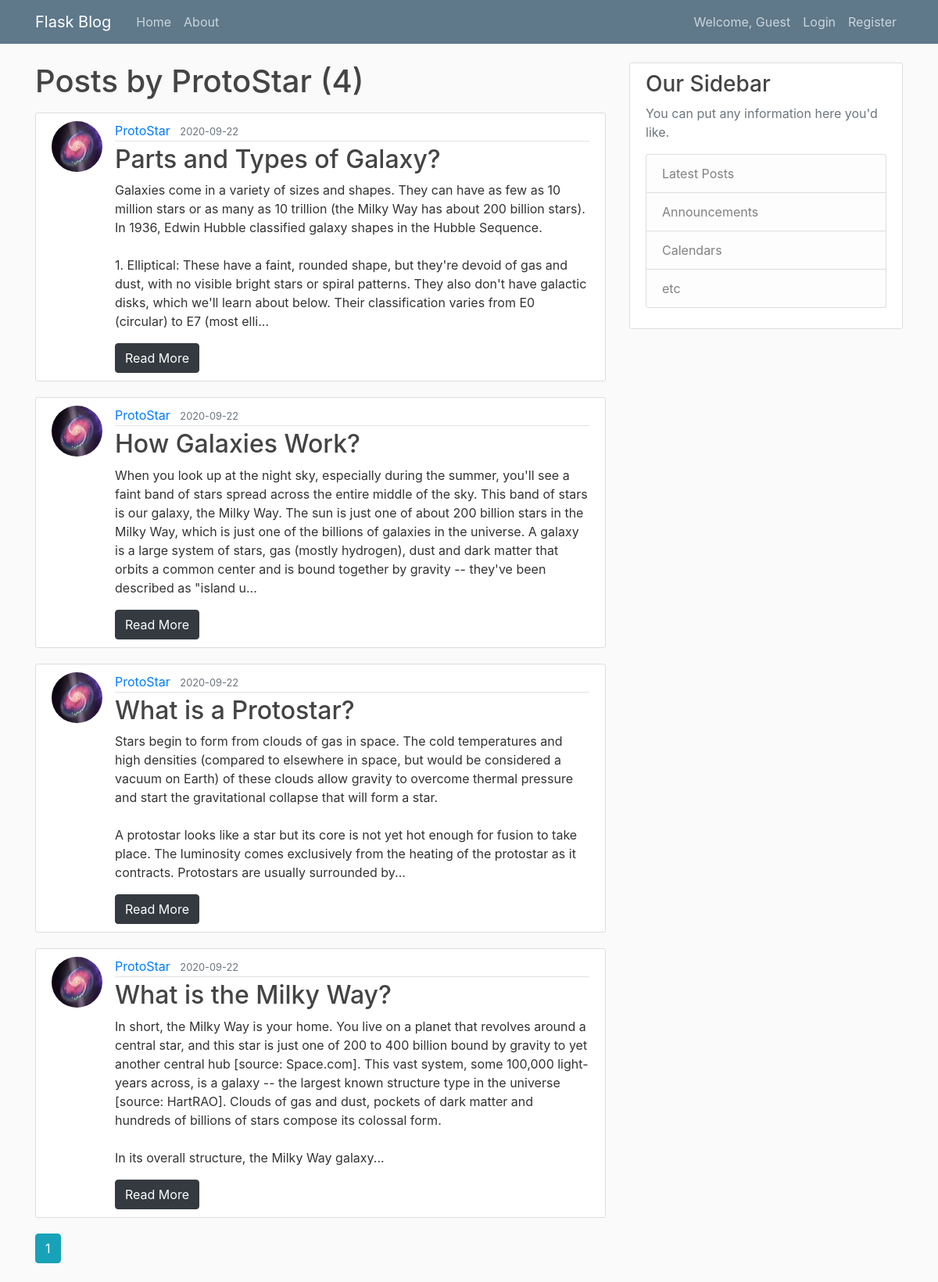
Screenshot of /user/ProtoStar with the database file from the repository.
### flaskblog/models.py (models this page shows, shortened)
class User(db.Model, UserMixin):
    id = db.Column(db.Integer, primary_key=True)
    username = db.Column(db.String(20), unique=True, nullable=False)
    email = db.Column(db.String(120), unique=True, nullable=False)
    image_file = db.Column(db.String(20), nullable=False, default='default.jpg')
    password = db.Column(db.String(60), nullable=False)
    posts = db.relationship('Post', backref='author', lazy=True)

class Post(db.Model):
    id = db.Column(db.Integer, primary_key=True)
    title = db.Column(db.String(100), nullable=False)
    date_posted = db.Column(db.DateTime, nullable=False, default=datetime.utcnow)
    content = db.Column(db.Text, nullable=False)
    user_id = db.Column(db.Integer, db.ForeignKey('user.id'), nullable=False)

### flaskblog/users/routes.py (the view)
@users.route("/user/<string:username>")
def user_posts(username):
	page = request.args.get('page',1, type=int)
	user = User.query.filter_by(username=username).first_or_404()
	posts = Post.query.filter_by(author=user).order_by(Post.date_posted.desc()).paginate(page=page, per_page=5)
	return render_template('user_posts.html', posts=posts, user=user)

### flaskblog/templates/user_posts.html
{% extends "layout.html" %}
{% block content %}
	<h1 class = "mb-3">Posts by {{ user.username }} ({{ posts.total }})</h1>
	{% for post in posts.items %}
		<article class="media content-section">
			<img class="rounded-circle article-img" src="{{ url_for('static', filename='profile_pics/' + post.author.image_file) }}">
		  <div class="media-body">
		    <div class="article-metadata">
		      <a class="mr-2" href="{{ url_for('users.user_posts', username=post.author.username) }}">{{ post.author.username }}</a>
		      <small class="text-muted">{{ post.date_posted.strftime('%Y-%m-%d') }}</small>
		    </div>
		    <h2><a class="article-title" href="{{ url_for('posts.post', post_id=post.id) }}">{{ post.title }}</a></h2>
		    <p class="article-content">{{ post.content[0:500] }}...</p>
		    <a class = "btn btn-dark" href="{{ url_for('posts.post', post_id=post.id ) }}">Read More</a>
		  </div>
		</article>
	{% endfor %}
	{% for page_num in posts.iter_pages(left_edge=1, right_edge=1, left_current = 1, right_current = 2) %}
		{% if page_num %}
			{% if posts.page == page_num %}
				<a class="btn btn-info mb-4" href="{{url_for('users.user_posts', username=user.username, page=page_num)}}">{{ page_num }}</a>
			{% else %}
				<a class="btn btn-outline-info mb-4" href="{{url_for('users.user_posts', username=user.username, page=page_num)}}">{{ page_num }}</a>
			{% endif %}
		{% else %}
			...
		{% endif %}
	{% endfor %}
{% endblock content %}

### flaskblog/static/main.css (style rules this page uses)
body { background: #fafafa; color: #333333; margin-top: 5rem; }
h1, h2, h3, h4, h5, h6 { color: #444444; }
.content-section { background: #ffffff; padding: 10px 20px; border: 1px solid #dddddd; border-radius: 3px; margin-bottom: 20px; }
.article-title { color: #444444; }
.article-content { white-space: pre-line; }
.article-img { height: 65px; width: 65px; margin-right: 16px; }
.article-metadata { padding-bottom: 1px; margin-bottom: 4px; border-bottom: 1px solid #e3e3e3 }

### rows the page displays
User: username "ProtoStar"
Post: image_file (picture), author.username "ProtoStar", date_posted "2020-09-22", title "Parts and Types of Galaxy?", content "Galaxies come in a variety of sizes and shapes. They can have as few as 10 million stars or as many as 10 trillion (the Milky Way has about 200 billion stars). In 1936, Edwin Hubble classified galaxy shapes in the Hubble Sequence. 1. Elliptical: These have a faint, rounded shape, but they're devoid of gas and dust, with no visible bright stars or spiral patterns. They also don't have galactic disks, which we'll learn about below. Their classification varies from E0 (circular) to E7 (most elli"
Post: image_file (picture), author.username "ProtoStar", date_posted "2020-09-22", title "How Galaxies Work?", content "When you look up at the night sky, especially during the summer, you'll see a faint band of stars spread across the entire middle of the sky. This band of stars is our galaxy, the Milky Way. The sun is just one of about 200 billion stars in the Milky Way, which is just one of the billions of galaxies in the universe. A galaxy is a large system of stars, gas (mostly hydrogen), dust and dark matter that orbits a common center and is bound together by gravity -- they've been describe­d as \"island u"
Post: image_file (picture), author.username "ProtoStar", date_posted "2020-09-22", title "What is a Protostar?", content "Stars begin to form from clouds of gas in space. The cold temperatures and high densities (compared to elsewhere in space, but would be considered a vacuum on Earth) of these clouds allow gravity to overcome thermal pressure and start the gravitational collapse that will form a star. A protostar looks like a star but its core is not yet hot enough for fusion to take place. The luminosity comes exclusively from the heating of the protostar as it contracts. Protostars are usually surrounded by"
Post: image_file (picture), author.username "ProtoStar", date_posted "2020-09-22", title "What is the Milky Way?", content "In short, the Milky Way is your home. You live on a planet that revolves around a central star, and this star is just one of 200 to 400 billion bound by gravity to yet another central hub [source: Space.com]. This vast system, some 100,000 light-years across, is a galaxy -- the largest known structure type in the universe [source: HartRAO]. Clouds of gas and dust, pockets of dark matter and hundreds of billions of stars compose its colossal form. In its overall structure, the Milky Way galaxy"

### other values shown
{{ posts.total }} "4"
{{ page_num }} "1"
